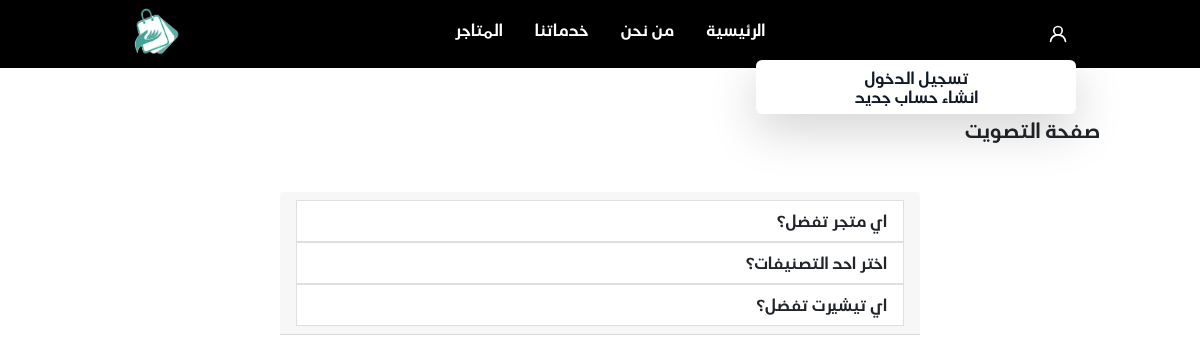
The page /shopper/polls on the database its author committed.
### jumla/models.py (models this page shows, shortened)
class Question(models.Model):
    question = models.CharField(max_length=300)

### jumla/views/shopper.py (the view)
# urls.py: path('polls' , shopper.polls, name = 'polls' ),
def polls(request):
    questions = Question.objects.all()
    return render(request, 'jumla/base/polls.html' , context={
        'questions': questions
    })

### jumla/templates/jumla/base/polls.html (shortened to what this page needs)
{% extends 'jumla/base/base.html' %}
{% load static %}
{% block content %}
<div class="h-screen">
    <h1 class="mt-5 text-xl ">صفحة التصويت </h1>
    <div class="flex justify-center mt-5">
        <div class="card-header" style="width: 40rem;">
            {% for question in questions%}
            <ul class="list-group list-group-flush">
                {% if request.user.groups.all.first.name == "vendor" %}
                <a href="{% url 'Result' question.id %}"><li class="list-group-item">{{question.question}} </li> </a>
                {% else %}
              <a href="{% url 'Vote' question.id %}"><li class="list-group-item">{{question.question}} </li> </a>
            {% endif %}
            </ul>
            {% endfor %}
          </div>
    </div>
</div>
{% endblock content %}

### jumla/static/jumla/style.css (style rules this page uses)
body { font-family: air-arabia, sans-serif; }

### rows shown on the page
Question: question "اي متجر تفضل؟"
Question: question "اختر احد التصنيفات؟"
Question: question "اي تيشيرت تفضل؟"
